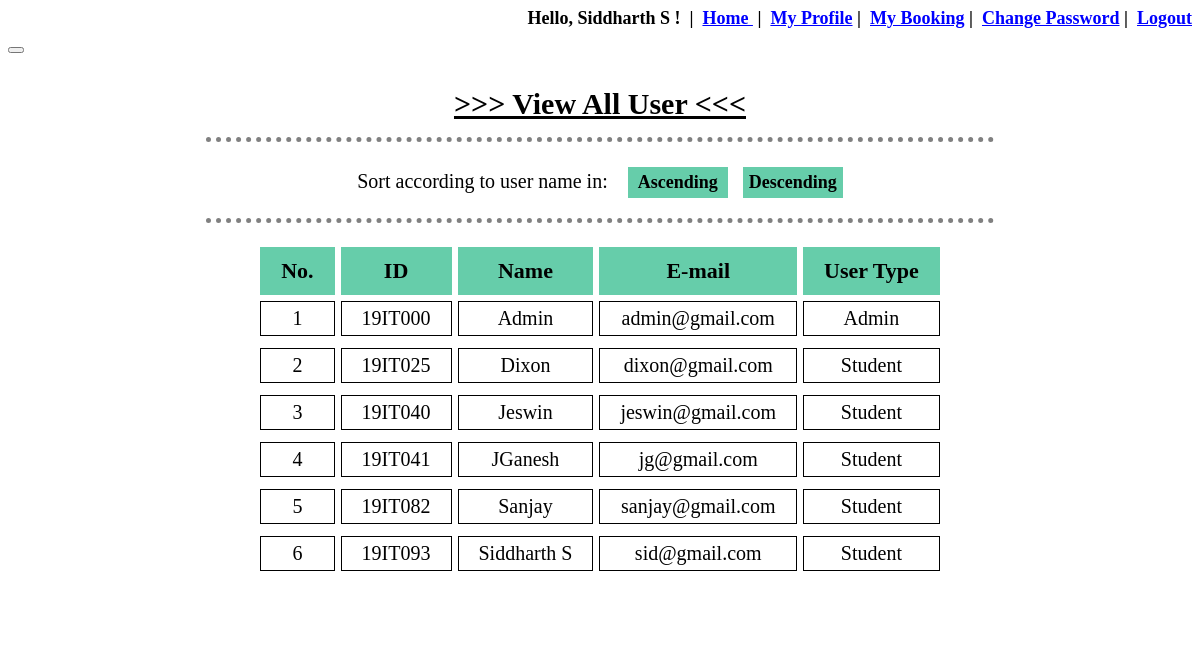
Page /user_manage_view.php (signed in) on the committed database.
### tables this page shows
CREATE TABLE `user_details` (
  `UserNo` int(10) NOT NULL,
  `UserID` varchar(10) NOT NULL,
  `UserFullName` varchar(80) NOT NULL,
  `UserPassword` varchar(12) NOT NULL,
  `UserType` varchar(11) NOT NULL,
  `UserEmail` varchar(50) NOT NULL,
  `UserImage` longblob NOT NULL,
  `UserImageName` varchar(50) NOT NULL
);

### user_manage_view.php (the view, shortened to what this page needs)
<?php
	include "database/connect.php";
	include 'session.php';
?>
<!DOCTYPE html>
<html>
<head>
</head>
<body background="image\bgc.png">
	<button onclick="topFunction()" id="myBtn" title="Go to top"></button>
	<div id="view" align="center">
		<br>
		<p><span style="text-decoration: underline;font-weight: 900;font-size: 30px"> >>> View All User <<< </span></p>
		<hr>
		<form action="user_manage_view.php" method="POST" style="font-size: 20px;">
			Sort according to user name in: &nbsp;&nbsp;
			<input type="submit" name="ascending" value="Ascending">&nbsp;&nbsp;
			<input type="submit" name="descending" value="Descending">
		</form>
		<hr>
		<table align="center" cellpadding="20px" cellspacing="6px">
			<tr>
				<th>No.</th>
				<th>ID</th>
				<th>Name</th>
				<th>E-mail</th>
				<th>User Type</th>
			</tr>
			<?php
				if (isset($_POST['ascending'])) {
					$count=0;
					$conn = mysqli_connect($servername, $username, $password, $dbname);
					$read_user = "SELECT * FROM user_details ORDER BY UserFullName ASC";
					$result_read_user = mysqli_query($conn, $read_user);
					if(mysqli_num_rows($result_read_user)>0){
						while($row = mysqli_fetch_array($result_read_user, MYSQLI_ASSOC)){
							$count=$count+1;
							echo "<tr>";
							echo "<td>".$count."</td>";
							echo "<td>".$row['UserID']."</td>";
							echo "<td>".$row['UserFullName']."</td>";
							echo "<td>".$row['UserEmail']."</td>";
							echo "<td>".$row['UserType']."</td>";
							echo "<tr>";
						}
					}
				}
				else{
					$count=0;
					$conn = mysqli_connect($servername, $username, $password, $dbname);
					$read_user = "SELECT * FROM user_details ORDER BY UserID ASC";
					$result_read_user = mysqli_query($conn, $read_user);
					if(mysqli_num_rows($result_read_user)>0){
						while($row = mysqli_fetch_array($result_read_user, MYSQLI_ASSOC)){
							$count=$count+1;
							echo "<tr>";
							echo "<td>".$count."</td>";
							echo "<td>".$row['UserID']."</td>";
							echo "<td>".$row['UserFullName']."</td>";
							echo "<td>".$row['UserEmail']."</td>";
							echo "<td>".$row['UserType']."</td>";
							echo "<tr>";
						}
					}
				}
			?>
		</table>
	</div>
</body>
</html>

### user_manage_view.php (style rules this page uses)
form { margin-left: 60px; margin-top: 15px; margin-right: 60px; }
table { max-width:1200px; margin-bottom:50px; margin-left:auto; margin-right:auto; background-color: white; text-align:center; }
th { background-color: #66CDAA; border:1px solid #66CDAA; font-size: 22px; text-align: center; padding-top: 10px ; padding-bottom: 10px ; }
td { border:1px solid black; font-size: 20px; font-family: Times New Roman; text-align: center; padding-top: 5px ; padding-bottom: 5px ; }
input[type=submit] { padding: 5px; color: black; border: none; background-color: #66CDAA; font-weight: 700; font-family: Times New Roman; font-size: 18px; text-align: center; width: 100px; }
div { margin: auto; padding-bottom: 1px; width: 70%; background-color: white; }
hr { border-top: 5px dotted grey; border-bottom: none; border-left: none; border-right: none; width: 95%; padding-top: 10px }

### rows in the picture
user_details: UserID "19IT000", UserFullName "Admin", UserEmail "admin@gmail.com", UserType "Admin"
user_details: UserID "19IT025", UserFullName "Dixon", UserEmail "dixon@gmail.com", UserType "Student"
user_details: UserID "19IT040", UserFullName "Jeswin", UserEmail "jeswin@gmail.com", UserType "Student"
user_details: UserID "19IT041", UserFullName "JGanesh", UserEmail "jg@gmail.com", UserType "Student"
user_details: UserID "19IT082", UserFullName "Sanjay", UserEmail "sanjay@gmail.com", UserType "Student"
user_details: UserID "19IT093", UserFullName "Siddharth S", UserEmail "sid@gmail.com", UserType "Student"

### other values in the picture
$_SESSION['UserFullName'] "Siddharth S"
